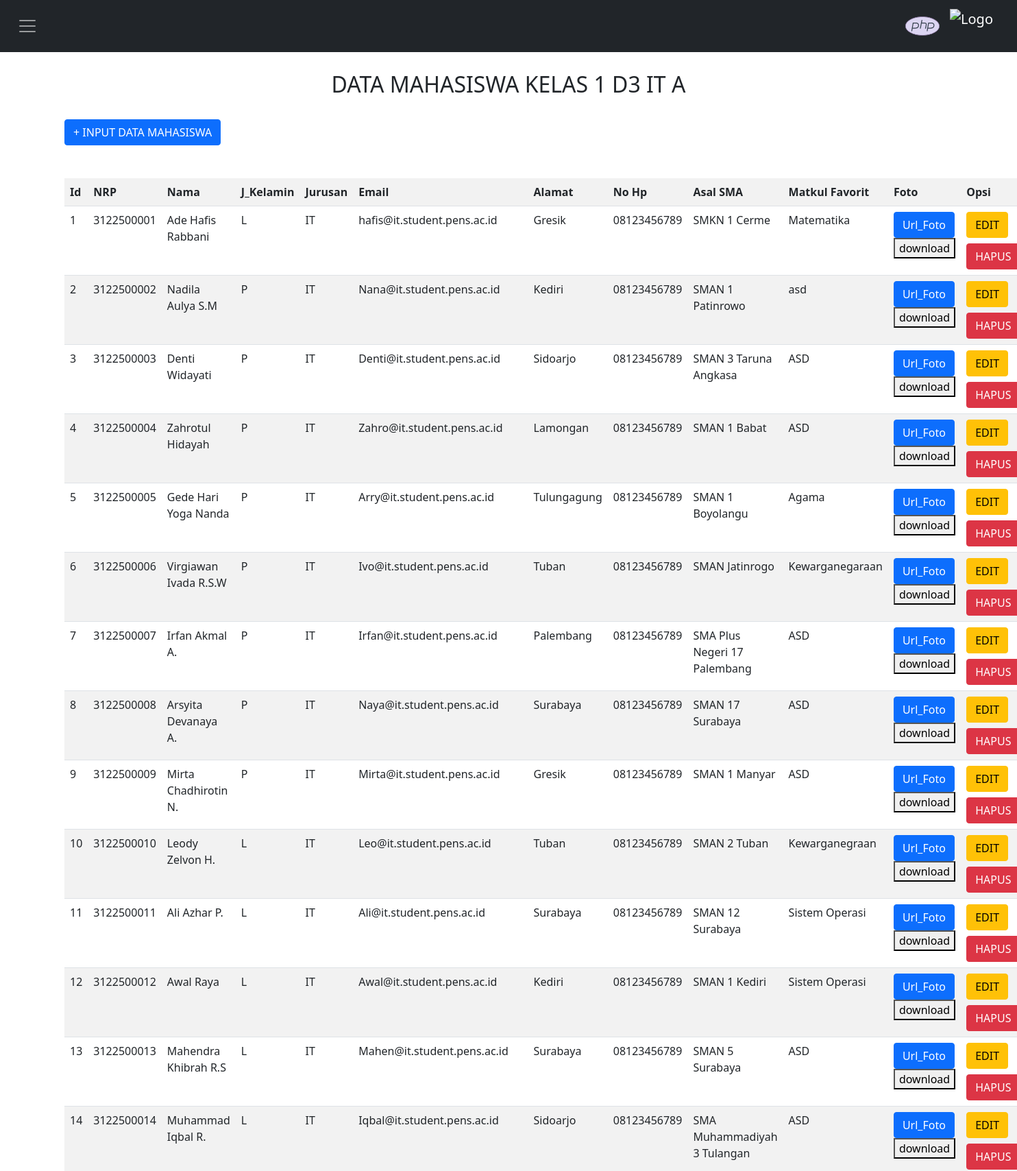
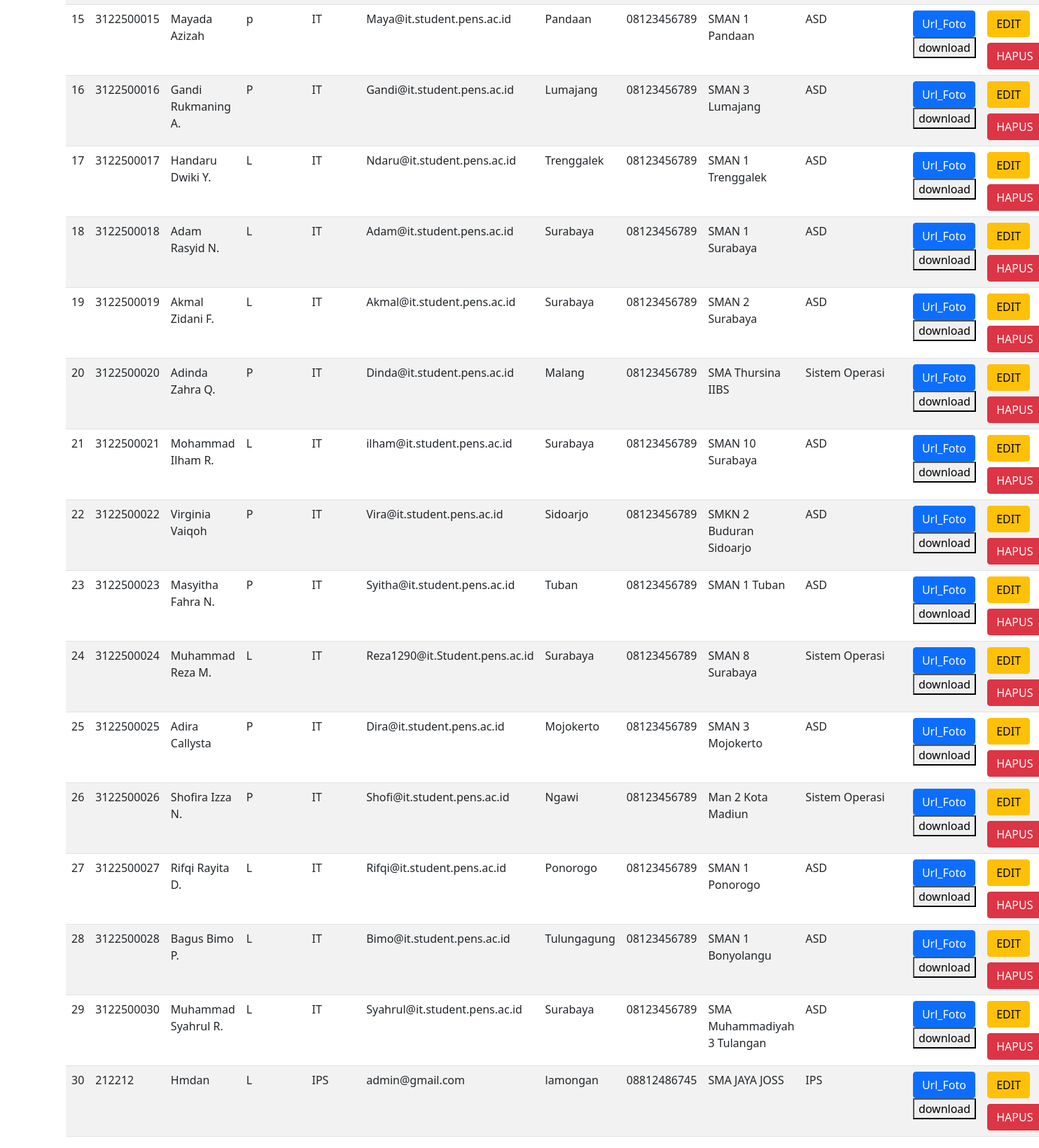
/index.php (signed in), run on the app's committed database (2 pictures, top to bottom).
### tables this page shows
CREATE TABLE `db_mahasiswa` (
  `id` int(11) NOT NULL,
  `NRP` varchar(20) NOT NULL,
  `Nama` text NOT NULL,
  `Jenis_Kelamin` text NOT NULL,
  `Jurusan` varchar(20) NOT NULL,
  `Email` text NOT NULL,
  `Alamat` text NOT NULL,
  `No_Hp` varchar(20) NOT NULL,
  `Asal_SMA` text NOT NULL,
  `Matkul_Favorit` text NOT NULL,
  `Foto` varchar(255) NOT NULL
);

### index.php (the view, shortened to what this page needs)
<!DOCTYPE html>
<html>
<head>
  <link href="https://cdn.jsdelivr.net/npm/bootstrap@5.0.2/dist/css/bootstrap.min.css" rel="stylesheet">
</head>
<nav class="navbar bg-dark fixed-top">
  <div class="container-fluid">
    <button class="navbar-toggler navbar-dark navbar-toggler-white" type="button" data-bs-toggle="offcanvas" data-bs-target="#offcanvasNavbar" aria-controls="offcanvasNavbar" aria-label="Toggle navigation">
      <span class="navbar-toggler-icon"></span>
    </button>
    <a class="navbar-brand text-white" href="index.php">
      <img src="img/logo-php.svg" alt="Logo" width="70" height="50" class="d-inline-block align-text-center">
      <img src="img/logo-mysql.svg" alt="Logo" width="70" height="50" class="d-inline-block align-text-center">
    </a>
  </div>
</nav>
<body>
<div style="width: 90%; margin-left: auto; margin-right: auto; margin-top : 7%">
    <div class="container">
        <h2 class="text-center">DATA MAHASISWA KELAS 1 D3 IT A</h2>
        <br/>
        <a class="btn btn-primary" href="tambah.php">+ INPUT DATA MAHASISWA</a>
        <br>
        <br/>
        <br/>
        <table class="table table-striped">
            <tr>
              <th>Id</th>
              <th>NRP</th>
              <th>Nama</th>
              <th>J_Kelamin</th>
              <th>Jurusan</th>
              <th>Email</th>
              <th>Alamat</th>
              <th>No Hp</th>
              <th>Asal SMA</th>
              <th>Matkul Favorit</th>
              <th>Foto</th>
              <th>Opsi</th>
          </tr>
          <?php
          include 'koneksi.php';
          $no = 1;
          $data = mysqli_query($koneksi, "SELECT * FROM db_mahasiswa");
          while($d = mysqli_fetch_array($data)){
              ?>
              <tr>
                <td><?php echo $no++; ?></td>
                <td><?php echo $d['NRP']; ?></td>
                <td><?php echo $d['Nama']; ?></td>
                <td><?php echo $d['Jenis_Kelamin']; ?></td>
                <td><?php echo $d['Jurusan']; ?></td>
                <td><?php echo $d['Email']; ?></td>
                <td><?php echo $d['Alamat']; ?></td>
                <td><?php echo $d['No_Hp']; ?></td>
                <td><?php echo $d['Asal_SMA']; ?></td>
                <td><?php echo $d['Matkul_Favorit']; ?></td>
                <td>
                    <a class="btn btn-primary" href="img/<?php echo $d['Foto'];?>">Url_Foto</a>
                    <form action="download.php" method="post">
                      <button type="submit">download</button>
                    </form>
                </td>
                <td>
                    <a class="btn btn-warning mb-2" href="edit.php?id=<?php echo $d['id']; ?>">EDIT</a>
                    <a class="btn btn-danger" href="hapus.php?id=<?php echo $d['id']; ?>">HAPUS</a>
                </td>
            </tr>
            <?php
        }
        ?>
    </table>
</div>
</body>
</html>

### data on the page
db_mahasiswa: NRP "3122500001", Nama "Ade Hafis Rabbani", Jenis_Kelamin "L", Jurusan "IT", Email "hafis@it.student.pens.ac.id", Alamat "Gresik", No_Hp "08123456789", Asal_SMA "SMKN 1 Cerme", Matkul_Favorit "Matematika"
db_mahasiswa: NRP "3122500002", Nama "Nadila Aulya S.M", Jenis_Kelamin "P", Jurusan "IT", Email "Nana@it.student.pens.ac.id", Alamat "Kediri", No_Hp "08123456789", Asal_SMA "SMAN 1 Patinrowo", Matkul_Favorit "asd"
db_mahasiswa: NRP "3122500003", Nama "Denti Widayati", Jenis_Kelamin "P", Jurusan "IT", Email "Denti@it.student.pens.ac.id", Alamat "Sidoarjo", No_Hp "08123456789", Asal_SMA "SMAN 3 Taruna Angkasa", Matkul_Favorit "ASD"
db_mahasiswa: NRP "3122500004", Nama "Zahrotul Hidayah", Jenis_Kelamin "P", Jurusan "IT", Email "Zahro@it.student.pens.ac.id", Alamat "Lamongan", No_Hp "08123456789", Asal_SMA "SMAN 1 Babat", Matkul_Favorit "ASD"
db_mahasiswa: NRP "3122500005", Nama "Gede Hari Yoga Nanda", Jenis_Kelamin "P", Jurusan "IT", Email "Arry@it.student.pens.ac.id", Alamat "Tulungagung", No_Hp "08123456789", Asal_SMA "SMAN 1 Boyolangu", Matkul_Favorit "Agama"
db_mahasiswa: NRP "3122500006", Nama "Virgiawan Ivada R.S.W", Jenis_Kelamin "P", Jurusan "IT", Email "Ivo@it.student.pens.ac.id", Alamat "Tuban", No_Hp "08123456789", Asal_SMA "SMAN Jatinrogo", Matkul_Favorit "Kewarganegaraan"
db_mahasiswa: NRP "3122500007", Nama "Irfan Akmal A.", Jenis_Kelamin "P", Jurusan "IT", Email "Irfan@it.student.pens.ac.id", Alamat "Palembang", No_Hp "08123456789", Asal_SMA "SMA Plus Negeri 17 Palembang", Matkul_Favorit "ASD"
db_mahasiswa: NRP "3122500008", Nama "Arsyita Devanaya A.", Jenis_Kelamin "P", Jurusan "IT", Email "Naya@it.student.pens.ac.id", Alamat "Surabaya", No_Hp "08123456789", Asal_SMA "SMAN 17 Surabaya", Matkul_Favorit "ASD"
db_mahasiswa: NRP "3122500009", Nama "Mirta Chadhirotin N.", Jenis_Kelamin "P", Jurusan "IT", Email "Mirta@it.student.pens.ac.id", Alamat "Gresik", No_Hp "08123456789", Asal_SMA "SMAN 1 Manyar", Matkul_Favorit "ASD"
db_mahasiswa: NRP "3122500010", Nama "Leody Zelvon H.", Jenis_Kelamin "L", Jurusan "IT", Email "Leo@it.student.pens.ac.id", Alamat "Tuban", No_Hp "08123456789", Asal_SMA "SMAN 2 Tuban", Matkul_Favorit "Kewarganegraan"
db_mahasiswa: NRP "3122500011", Nama "Ali Azhar P.", Jenis_Kelamin "L", Jurusan "IT", Email "Ali@it.student.pens.ac.id", Alamat "Surabaya", No_Hp "08123456789", Asal_SMA "SMAN 12 Surabaya", Matkul_Favorit "Sistem Operasi"
db_mahasiswa: NRP "3122500012", Nama "Awal Raya", Jenis_Kelamin "L", Jurusan "IT", Email "Awal@it.student.pens.ac.id", Alamat "Kediri", No_Hp "08123456789", Asal_SMA "SMAN 1 Kediri", Matkul_Favorit "Sistem Operasi"
db_mahasiswa: NRP "3122500013", Nama "Mahendra Khibrah R.S", Jenis_Kelamin "L", Jurusan "IT", Email "Mahen@it.student.pens.ac.id", Alamat "Surabaya", No_Hp "08123456789", Asal_SMA "SMAN 5 Surabaya", Matkul_Favorit "ASD"
db_mahasiswa: NRP "3122500014", Nama "Muhammad Iqbal R.", Jenis_Kelamin "L", Jurusan "IT", Email "Iqbal@it.student.pens.ac.id", Alamat "Sidoarjo", No_Hp "08123456789", Asal_SMA "SMA Muhammadiyah 3 Tulangan", Matkul_Favorit "ASD"
db_mahasiswa: NRP "3122500015", Nama "Mayada Azizah", Jenis_Kelamin "p", Jurusan "IT", Email "Maya@it.student.pens.ac.id", Alamat "Pandaan", No_Hp "08123456789", Asal_SMA "SMAN 1 Pandaan", Matkul_Favorit "ASD"
db_mahasiswa: NRP "3122500016", Nama "Gandi Rukmaning A.", Jenis_Kelamin "P", Jurusan "IT", Email "Gandi@it.student.pens.ac.id", Alamat "Lumajang", No_Hp "08123456789", Asal_SMA "SMAN 3 Lumajang", Matkul_Favorit "ASD"
db_mahasiswa: NRP "3122500017", Nama "Handaru Dwiki Y.", Jenis_Kelamin "L", Jurusan "IT", Email "Ndaru@it.student.pens.ac.id", Alamat "Trenggalek", No_Hp "08123456789", Asal_SMA "SMAN 1 Trenggalek", Matkul_Favorit "ASD"
db_mahasiswa: NRP "3122500018", Nama "Adam Rasyid N.", Jenis_Kelamin "L", Jurusan "IT", Email "Adam@it.student.pens.ac.id", Alamat "Surabaya", No_Hp "08123456789", Asal_SMA "SMAN 1 Surabaya", Matkul_Favorit "ASD"
db_mahasiswa: NRP "3122500019", Nama "Akmal Zidani F.", Jenis_Kelamin "L", Jurusan "IT", Email "Akmal@it.student.pens.ac.id", Alamat "Surabaya", No_Hp "08123456789", Asal_SMA "SMAN 2 Surabaya", Matkul_Favorit "ASD"
db_mahasiswa: NRP "3122500020", Nama "Adinda Zahra Q.", Jenis_Kelamin "P", Jurusan "IT", Email "Dinda@it.student.pens.ac.id", Alamat "Malang", No_Hp "08123456789", Asal_SMA "SMA Thursina IIBS", Matkul_Favorit "Sistem Operasi"
db_mahasiswa: NRP "3122500021", Nama "Mohammad Ilham R.", Jenis_Kelamin "L", Jurusan "IT", Email "ilham@it.student.pens.ac.id", Alamat "Surabaya", No_Hp "08123456789", Asal_SMA "SMAN 10 Surabaya", Matkul_Favorit "ASD"
db_mahasiswa: NRP "3122500022", Nama "Virginia Vaiqoh", Jenis_Kelamin "P", Jurusan "IT", Email "Vira@it.student.pens.ac.id", Alamat "Sidoarjo", No_Hp "08123456789", Asal_SMA "SMKN 2 Buduran Sidoarjo", Matkul_Favorit "ASD"
db_mahasiswa: NRP "3122500023", Nama "Masyitha Fahra N.", Jenis_Kelamin "P", Jurusan "IT", Email "Syitha@it.student.pens.ac.id", Alamat "Tuban", No_Hp "08123456789", Asal_SMA "SMAN 1 Tuban", Matkul_Favorit "ASD"
db_mahasiswa: NRP "3122500024", Nama "Muhammad Reza M.", Jenis_Kelamin "L", Jurusan "IT", Email "Reza1290@it.Student.pens.ac.id", Alamat "Surabaya", No_Hp "08123456789", Asal_SMA "SMAN 8 Surabaya", Matkul_Favorit "Sistem Operasi"
db_mahasiswa: NRP "3122500025", Nama "Adira Callysta", Jenis_Kelamin "P", Jurusan "IT", Email "Dira@it.student.pens.ac.id", Alamat "Mojokerto", No_Hp "08123456789", Asal_SMA "SMAN 3 Mojokerto", Matkul_Favorit "ASD"
db_mahasiswa: NRP "3122500026", Nama "Shofira Izza N.", Jenis_Kelamin "P", Jurusan "IT", Email "Shofi@it.student.pens.ac.id", Alamat "Ngawi", No_Hp "08123456789", Asal_SMA "Man 2 Kota Madiun", Matkul_Favorit "Sistem Operasi"
db_mahasiswa: NRP "3122500027", Nama "Rifqi Rayita D.", Jenis_Kelamin "L", Jurusan "IT", Email "Rifqi@it.student.pens.ac.id", Alamat "Ponorogo", No_Hp "08123456789", Asal_SMA "SMAN 1 Ponorogo", Matkul_Favorit "ASD"
db_mahasiswa: NRP "3122500028", Nama "Bagus Bimo P.", Jenis_Kelamin "L", Jurusan "IT", Email "Bimo@it.student.pens.ac.id", Alamat "Tulungagung", No_Hp "08123456789", Asal_SMA "SMAN 1 Bonyolangu", Matkul_Favorit "ASD"
db_mahasiswa: NRP "3122500030", Nama "Muhammad Syahrul R.", Jenis_Kelamin "L", Jurusan "IT", Email "Syahrul@it.student.pens.ac.id", Alamat "Surabaya", No_Hp "08123456789", Asal_SMA "SMA Muhammadiyah 3 Tulangan", Matkul_Favorit "ASD"
db_mahasiswa: NRP "212212", Nama "Hmdan", Jenis_Kelamin "L", Jurusan "IPS", Email "admin@gmail.com", Alamat "lamongan", No_Hp "08812486745", Asal_SMA "SMA JAYA JOSS", Matkul_Favorit "IPS"
